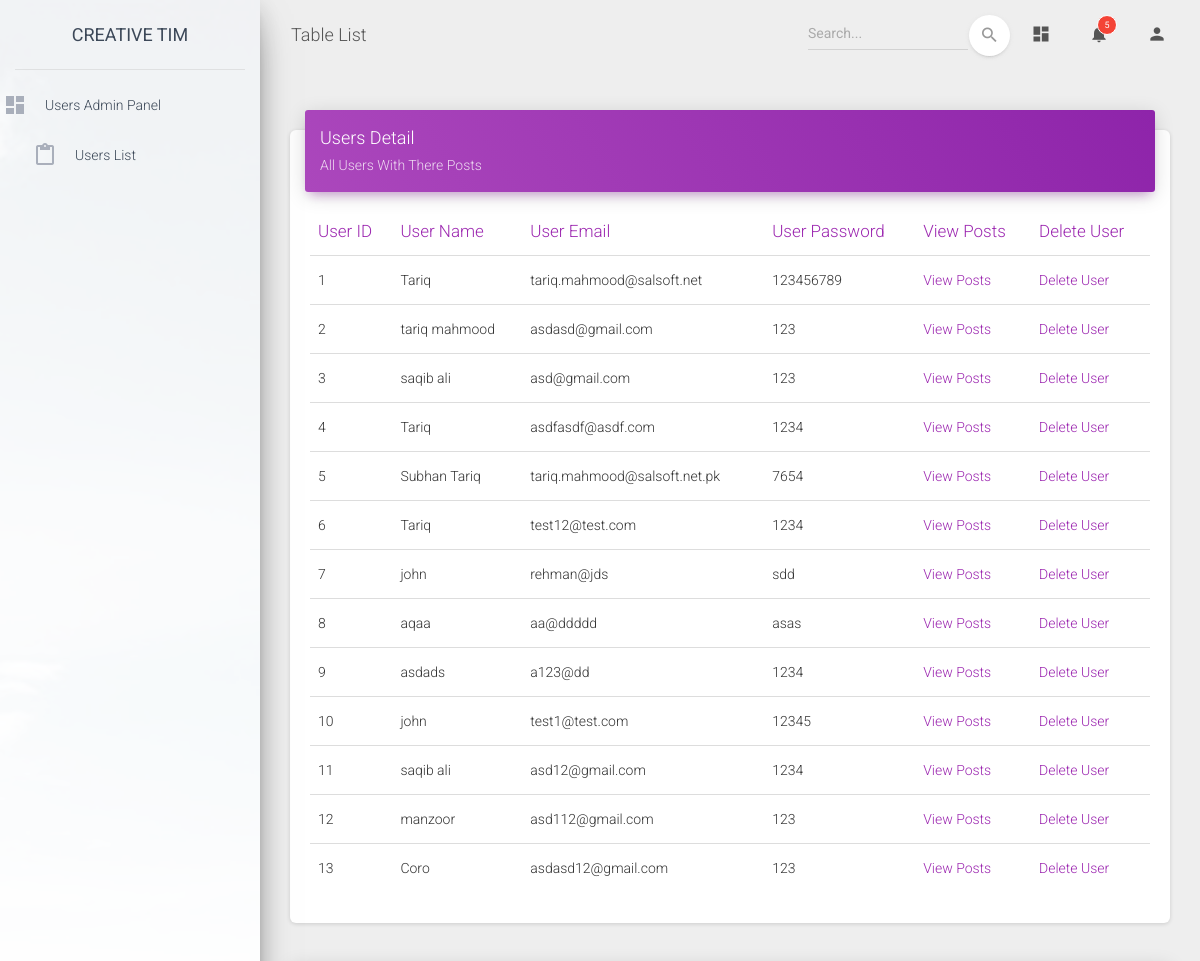
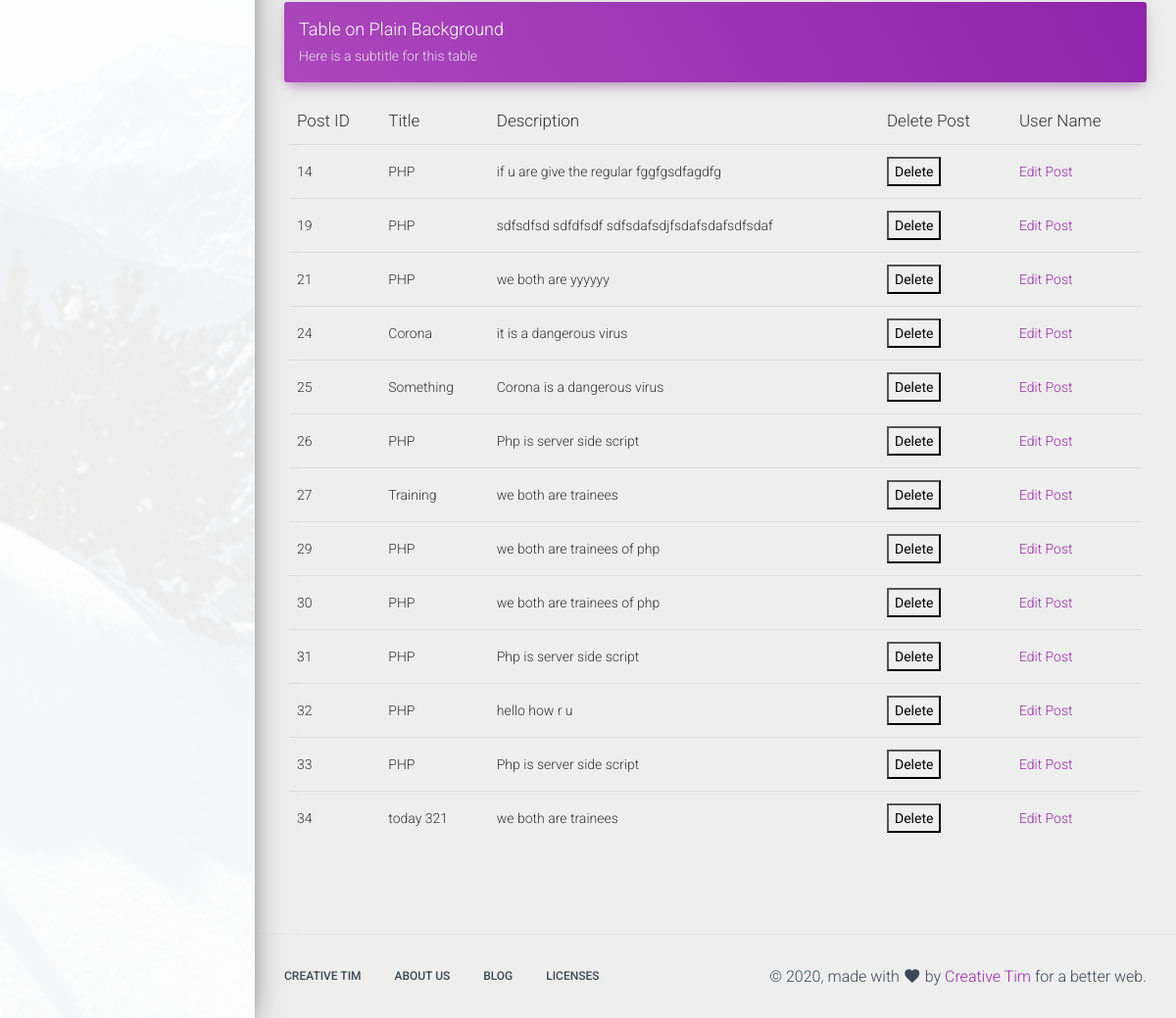
The app's page /admin/material-dashboard-master/examples/user.php?userid=1&action=view with its own data (2 pictures, top to bottom).
### tables this page shows
CREATE TABLE `userregis` (
  `id` int(11) NOT NULL,
  `Username` varchar(255) NOT NULL,
  `Uemail` varchar(255) NOT NULL,
  `Upass` varchar(255) NOT NULL
);

CREATE TABLE `Post` (
  `Pid` int(11) NOT NULL,
  `title` varchar(255) NOT NULL,
  `Description` varchar(255) NOT NULL,
  `id` int(11) NOT NULL
);

### admin/material-dashboard-master/examples/user.php (the view, shortened to what this page needs)
<?php
$host = "localhost";
$username = "newroot";
$password = "Test@321";
$dbname = "phptrainee";
$connection = mysqli_connect($host,$username,$password,$dbname);
?>
<!DOCTYPE html>
<html lang="en">
<head>
  <link rel="stylesheet" href="https://maxcdn.bootstrapcdn.com/font-awesome/latest/css/font-awesome.min.css">
  <link href="../assets/css/material-dashboard.css?v=2.1.2" rel="stylesheet" />
  <link href="../assets/demo/demo.css" rel="stylesheet" />
</head>
<body class="">
  <div class="wrapper ">
    <div class="sidebar" data-color="purple" data-background-color="white" data-image="../assets/img/sidebar-1.jpg">
      <div class="logo"><a href="http://www.creative-tim.com" class="simple-text logo-normal">
          Creative Tim
        </a></div>
      <?php include("sidebar.php");  ?>
      </div>
    </div>
    <div class="main-panel">
      <nav class="navbar navbar-expand-lg navbar-transparent navbar-absolute fixed-top ">
        <div class="container-fluid">
          <div class="navbar-wrapper">
            <a class="navbar-brand" href="javascript:;">Table List</a>
          </div>
          <?php include("header.php"); ?>
        </div>
      </nav>
      <div class="content">
        <div class="container-fluid">
          <div class="row">
            <div class="col-md-12">
              <div class="card">
                <div class="card-header card-header-primary">
                  <h4 class="card-title ">Users Detail</h4>
                  <p class="card-category"> All Users With There Posts</p>
                </div>
                <div class="card-body">
                  <div class="table-responsive">
                    <table class="table">
                      <thead class=" text-primary">
                        <th>
                          User ID
                        </th>
                        <th>
                          User Name
                        </th>
                        <th>
                          User Email
                        </th>
                        <th>
                          User Password
                        </th>
                        <th>
                          View Posts
                        </th>
                        <th>
                          Delete User
                        </th>
                      </thead>
                      <tbody>
                        <?php
   $query = "SELECT * FROM `userregis`";
   $result1 = mysqli_query($connection,$query);
       $rowcount = mysqli_num_rows($result1);
       if($rowcount == 0)
       {
        echo "No Post Yet";
       }
       else
          {
     while ($col = mysqli_fetch_array($result1))
     {
       echo '<tr>
                          <td>
                            '.$col['id'].'
                          </td>
                          <td>
                            '.$col['Username'].'
                          </td>
                          <td>
                            '.$col['Uemail'].'
                          </td>
                          <td>
                            '.$col['Upass'].'
                          </td>
                          <td>
                            <a href="user.php?userid='.$col['id'].'&action=view">
                                            View Posts
                            </a>
                          </td>
                          <td>
                            <a href="user.php?userid='.$col['id'].'&action=delete">
                                            Delete User
                            </a>
                          </td>
                        </tr>
                           ';
     }
     }
     ?>
                      </tbody>
                    </table>
                  </div>
                </div>
              </div>
            </div>
            <div class="col-md-12">
              <div class="card card-plain">
                <div class="card-header card-header-primary">
                  <h4 class="card-title mt-0"> Table on Plain Background</h4>
                  <p class="card-category"> Here is a subtitle for this table</p>
                </div>
                <div class="card-body">
                  <div class="table-responsive">
                    <table class="table table-hover">
                      <thead class="">
                        <th>
                          Post ID
                        </th>
                        <th>
                          Title
                        </th>
                        <th>
                          Description
                        </th>
                        <th>
                          Delete Post
                        </th>
                        <th>
                          User Name
                        </th>
                      </thead>
                      <tbody>
                        <?php
   if(isset($_GET['userid']) && $_GET['action'] =="view")
  {
    $Uid =$_GET['userid'];
    $query = "select * from Post where id = '$Uid' ";
    $result1 = mysqli_query($connection,$query);
    $rowcount = mysqli_num_rows($result1);
       if($rowcount == 0)
       {
        echo "No Post Yet";
       }
       else
          {
     while ($col = mysqli_fetch_array($result1))
                  {
                  echo '
                        <tr id='.$col['Pid'].'>
                          <td>
                            '.$col['Pid'].'
                          </td>
                          <td>
                            '.$col['title'].'
                          </td>
                          <td>
                            '.$col['Description'].'
                          </td>
                          <td>
                          <button type="button" class="dlink" name =postid value='.$col['Pid'].'>Delete</button>
                          </td>
                          <td>
                            <a href="user.php?postid='.$col['Pid'].'&action=edit">
                                            Edit Post
                            </a>
                          </td>
                        </tr>';
                    }
            }
    }
    ?>
                      </tbody>
                    </table>
                  </div>
                </div>
              </div>
            </div>
          </div>
        </div>
      </div>
      <?php include ("fotter.php"); ?>
    </div>
  </div>
</body>
</html>

### records on screen
userregis: id "1", Username "Tariq", Uemail "tariq.mahmood@salsoft.net", Upass "123456789"
userregis: id "2", Username "tariq mahmood", Uemail "asdasd@gmail.com", Upass "123"
userregis: id "3", Username "saqib ali", Uemail "asd@gmail.com", Upass "123"
userregis: id "4", Username "Tariq", Uemail "asdfasdf@asdf.com", Upass "1234"
userregis: id "5", Username "Subhan Tariq", Uemail "tariq.mahmood@salsoft.net.pk", Upass "7654"
userregis: id "6", Username "Tariq", Uemail "test12@test.com", Upass "1234"
userregis: id "7", Username "john", Uemail "rehman@jds", Upass "sdd"
userregis: id "8", Username "aqaa", Uemail "aa@ddddd", Upass "asas"
userregis: id "9", Username "asdads", Uemail "a123@dd", Upass "1234"
userregis: id "10", Username "john", Uemail "test1@test.com", Upass "12345"
userregis: id "11", Username "saqib ali", Uemail "asd12@gmail.com", Upass "1234"
userregis: id "12", Username "manzoor", Uemail "asd112@gmail.com", Upass "123"
userregis: id "13", Username "Coro", Uemail "asdasd12@gmail.com", Upass "123"
post: Pid "14", title "PHP", Description "if u are give the regular fggfgsdfagdfg"
post: Pid "19", title "PHP", Description "sdfsdfsd sdfdfsdf sdfsdafsdjfsdafsdafsdfsdaf"
post: Pid "21", title "PHP", Description "we both are yyyyyy"
post: Pid "24", title "Corona", Description "it is a dangerous virus"
post: Pid "25", title "Something", Description "Corona is a dangerous virus"
post: Pid "26", title "PHP", Description "Php is server side script"
post: Pid "27", title "Training", Description "we both are trainees"
post: Pid "29", title "PHP", Description "we both are trainees of php"
post: Pid "30", title "PHP", Description "we both are trainees of php"
post: Pid "31", title "PHP", Description "Php is server side script"
post: Pid "32", title "PHP", Description "hello how r u"
post: Pid "33", title "PHP", Description "Php is server side script"
post: Pid "34", title "today 321", Description "we both are trainees"
